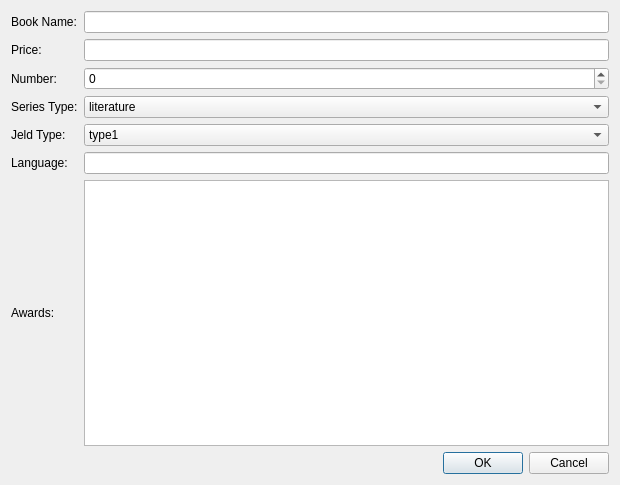
<?xml version="1.0" encoding="UTF-8"?>
<ui version="4.0">
 <class>addBook</class>
 <widget class="QDialog" name="addBook">
  <property name="geometry">
   <rect>
    <x>0</x>
    <y>0</y>
    <width>620</width>
    <height>485</height>
   </rect>
  </property>
  <property name="windowTitle">
   <string>Dialog</string>
  </property>
  <layout class="QGridLayout" name="gridLayout">
   <item row="3" column="0">
    <widget class="QLabel" name="label_4">
     <property name="text">
      <string>Series Type:</string>
     </property>
    </widget>
   </item>
   <item row="0" column="2">
    <widget class="QLineEdit" name="namelineEdit"/>
   </item>
   <item row="5" column="2">
    <widget class="QLineEdit" name="lang_lineEdit"/>
   </item>
   <item row="3" column="2">
    <widget class="QComboBox" name="series_comboBox">
     <item>
      <property name="text">
       <string>literature</string>
      </property>
     </item>
     <item>
      <property name="text">
       <string>comedy</string>
      </property>
     </item>
     <item>
      <property name="text">
       <string>comic</string>
      </property>
     </item>
     <item>
      <property name="text">
       <string>mystery</string>
      </property>
     </item>
     <item>
      <property name="text">
       <string>romance</string>
      </property>
     </item>
     <item>
      <property name="text">
       <string>biography</string>
      </property>
     </item>
     <item>
      <property name="text">
       <string>autobiography</string>
      </property>
     </item>
     <item>
      <property name="text">
       <string>novel</string>
      </property>
     </item>
    </widget>
   </item>
   <item row="2" column="0">
    <widget class="QLabel" name="label_3">
     <property name="text">
      <string>Number:</string>
     </property>
    </widget>
   </item>
   <item row="5" column="0">
    <widget class="QLabel" name="label_7">
     <property name="text">
      <string>Language:</string>
     </property>
    </widget>
   </item>
   <item row="6" column="2">
    <widget class="QTextEdit" name="awards_textEdit"/>
   </item>
   <item row="0" column="0">
    <widget class="QLabel" name="label">
     <property name="text">
      <string>Book Name:</string>
     </property>
    </widget>
   </item>
   <item row="1" column="2">
    <widget class="QLineEdit" name="price_lineEdit"/>
   </item>
   <item row="7" column="2">
    <widget class="QDialogButtonBox" name="buttonBox">
     <property name="orientation">
      <enum>Qt::Horizontal</enum>
     </property>
     <property name="standardButtons">
      <set>QDialogButtonBox::Cancel|QDialogButtonBox::Ok</set>
     </property>
    </widget>
   </item>
   <item row="4" column="2">
    <widget class="QComboBox" name="jeld_comboBox">
     <item>
      <property name="text">
       <string>type1</string>
      </property>
     </item>
     <item>
      <property name="text">
       <string>type2</string>
      </property>
     </item>
    </widget>
   </item>
   <item row="1" column="0">
    <widget class="QLabel" name="label_2">
     <property name="text">
      <string>Price:</string>
     </property>
    </widget>
   </item>
   <item row="6" column="0">
    <widget class="QLabel" name="label_6">
     <property name="text">
      <string>Awards:</string>
     </property>
    </widget>
   </item>
   <item row="4" column="0">
    <widget class="QLabel" name="label_5">
     <property name="text">
      <string>Jeld Type:</string>
     </property>
    </widget>
   </item>
   <item row="2" column="2">
    <widget class="QSpinBox" name="number_spinBox"/>
   </item>
  </layout>
 </widget>
 <resources/>
 <connections>
  <connection>
   <sender>buttonBox</sender>
   <signal>accepted()</signal>
   <receiver>addBook</receiver>
   <slot>accept()</slot>
   <hints>
    <hint type="sourcelabel">
     <x>248</x>
     <y>254</y>
    </hint>
    <hint type="destinationlabel">
     <x>157</x>
     <y>274</y>
    </hint>
   </hints>
  </connection>
  <connection>
   <sender>buttonBox</sender>
   <signal>rejected()</signal>
   <receiver>addBook</receiver>
   <slot>reject()</slot>
   <hints>
    <hint type="sourcelabel">
     <x>316</x>
     <y>260</y>
    </hint>
    <hint type="destinationlabel">
     <x>286</x>
     <y>274</y>
    </hint>
   </hints>
  </connection>
 </connections>
</ui>
